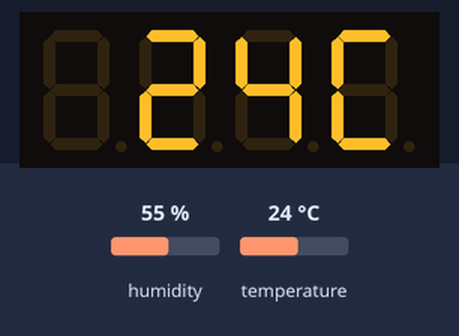
Bench run of a sketch on a simulated Arduino Uno, built with avr-gcc and run on an emulated ATmega328P. Parts: 4-digit seven-segment display. Wiring (inferred from the names in the program): 4-digit 7-segment display, segments lit when HIGH: segments pin 3, pin 7, pin 12, pin 10, pin 9, pin 4, pin 13, pin 11; digit selects pin 2, pin 5, pin 6, pin 8. The inputs (shaded band) are chosen by the test bench; at power-on: temperature 24 °C, humidity 55 %. The segment pins are drawn as the display they are named for.

Above: at 5.1 s.
5.2 s: temperature set to 12 °C
At 9.8 s:
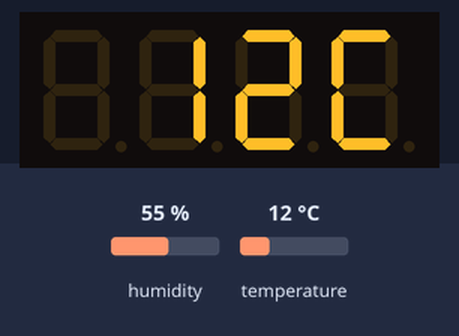
10.5 s: temperature set to 19 °C
At 14.3 s:
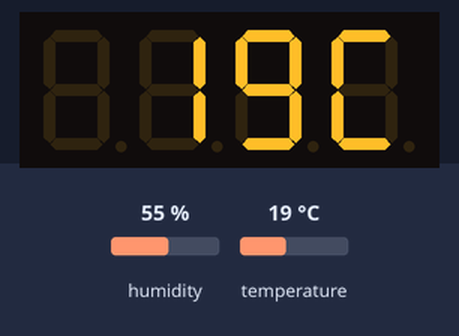
15.8 s: temperature set to 28 °C
At 17.6 s:
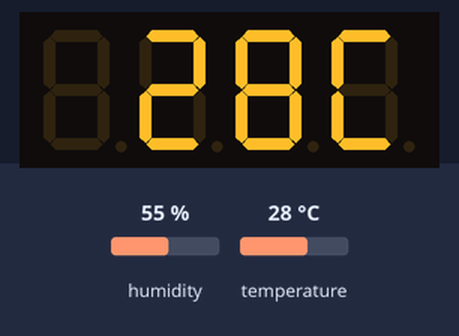
Timing chart, 0 to 19.1 s (numbered marks = the images above; inputs shaded):
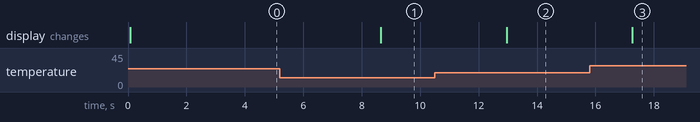

Measured:
- after the input at 5.2 s, the display: changes after 3.5 s (image 1)
- after the input at 10.5 s, the display: changes after 2.5 s (image 2)
- after the input at 15.8 s, the display: changes after 1.5 s (image 3)

The sketch:

arduino-hs420361k-32-dht11-thermometer.ino
```cpp
#include <dht.h>
#include <stdlib.h>

dht DHT;

// DHT use: https://www.circuitbasics.com/how-to-set-up-the-dht11-humidity-sensor-on-an-arduino/
// Pin for temperature sensor (analog 0 as digital)
#define DHT11_PIN A0

// 4 digits 7 segment display use: https://theokelo.co.ke/how-to-get-your-hs420361k-32-4-digit-7-segment-display-working-with-an-arduino/
// assigning arduino digital pins for the various led display pins
int pinA = 3;
int pinB = 7;
int pinC = 12;
int pinD = 10;
int pinE = 9;
int pinF = 4;
int pinG = 13;
int pinDP = 11; // the decimal point pin
int D1 = 2;
int D2 = 5;
int D3 = 6;
int D4 = 8;


void setup()
{
	// initialise the digital pins as outputs.
	pinMode(pinA, OUTPUT);
	pinMode(pinB, OUTPUT);
	pinMode(pinC, OUTPUT);
	pinMode(pinD, OUTPUT);
	pinMode(pinE, OUTPUT);
	pinMode(pinF, OUTPUT);
	pinMode(pinG, OUTPUT);
	pinMode(pinDP, OUTPUT);
	pinMode(D1, OUTPUT);
	pinMode(D2, OUTPUT);
	pinMode(D3, OUTPUT);
	pinMode(D4, OUTPUT);
}


int temp = 0;
int increment = 0;

void loop()
{

	if (increment % 1000 == 0) {
		int chk = DHT.read11(DHT11_PIN);
		if (chk == DHTLIB_OK) {
			temp = DHT.temperature;
		}

		increment = 0;
	}

	increment++;

	write_D1(); //function call to turn on D1 to write characters for the first digit
	if (temp < 0) { // Minus sign printing
		print_dash();
	}
	else {
		print_off();
	}
	delay(1);

	write_D2(); //function call to turn on D2 to write characters for the second digit
	print_digit(abs(temp) / 10 % 10); // Tens printing
	delay(1);

	write_D3(); //function call to turn on D3 to write characters for the third digit
	print_digit(abs(temp) % 10); // Units printing
	delay(1);

	write_D4(); //function call to turn on D4 to write characters for the fourth digit
	print_C(); // Celcuis "C" printing
	delay(1);
}

/* THE FUNCTIONS */


// Function printing given digit
void print_digit(int d) {
	switch (d) {
		case 0:
			print_0();
			break;
		case 1:
			print_1();
			break;
		case 2:
			print_2();
			break;
		case 3:
			print_3();
			break;
		case 4:
			print_4();
			break;
		case 5:
			print_5();
			break;
		case 6:
			print_6();
			break;
		case 7:
			print_7();
			break;
		case 8:
			print_8();
			break;
		case 9:
			print_9();
			break;
		default:
			print_off();

	}
}

// the functions for selecting the common pin to turn on
void write_D1()
{
	digitalWrite(D1, LOW);
	digitalWrite(D2, HIGH);
	digitalWrite(D3, HIGH);
	digitalWrite(D4, HIGH);
}

void write_D2()
{
	digitalWrite(D1, HIGH);
	digitalWrite(D2, LOW);
	digitalWrite(D3, HIGH);
	digitalWrite(D4, HIGH);
}

void write_D3()
{
	digitalWrite(D1, HIGH);
	digitalWrite(D2, HIGH);
	digitalWrite(D3, LOW);
	digitalWrite(D4, HIGH);
}

void write_D4()
{
	digitalWrite(D1, HIGH);
	digitalWrite(D2, HIGH);
	digitalWrite(D3, HIGH);
	digitalWrite(D4, LOW);
}

// the functions for writing characters to the display
void print_0() // writing 0
{
	digitalWrite(pinA, HIGH);
	digitalWrite(pinB, HIGH);
	digitalWrite(pinC, HIGH);
	digitalWrite(pinD, HIGH);
	digitalWrite(pinE, HIGH);
	digitalWrite(pinF, HIGH);
	digitalWrite(pinG, LOW);
	digitalWrite(pinDP, LOW); // the decimal point is always off by default
}

void print_1() // writing 1
{
	digitalWrite(pinA, LOW);
	digitalWrite(pinB, HIGH);
	digitalWrite(pinC, HIGH);
	digitalWrite(pinD, LOW);
	digitalWrite(pinE, LOW);
	digitalWrite(pinF, LOW);
	digitalWrite(pinG, LOW);
	digitalWrite(pinDP, LOW);
}

void print_2() // writing 2
{
	digitalWrite(pinA, HIGH);
	digitalWrite(pinB, HIGH);
	digitalWrite(pinC, LOW);
	digitalWrite(pinD, HIGH);
	digitalWrite(pinE, HIGH);
	digitalWrite(pinF, LOW);
	digitalWrite(pinG, HIGH);
	digitalWrite(pinDP, LOW);
}

void print_3() // writing 3
{
	digitalWrite(pinA, HIGH);
	digitalWrite(pinB, HIGH);
	digitalWrite(pinC, HIGH);
	digitalWrite(pinD, HIGH);
	digitalWrite(pinE, LOW);
	digitalWrite(pinF, LOW);
	digitalWrite(pinG, HIGH);
	digitalWrite(pinDP, LOW);
}

void print_4() // writing 4
{
	digitalWrite(pinA, LOW);
	digitalWrite(pinB, HIGH);
	digitalWrite(pinC, HIGH);
	digitalWrite(pinD, LOW);
	digitalWrite(pinE, LOW);
	digitalWrite(pinF, HIGH);
	digitalWrite(pinG, HIGH);
	digitalWrite(pinDP, LOW);
}

void print_5() // writing 5
{
	digitalWrite(pinA, HIGH);
	digitalWrite(pinB, LOW);
	digitalWrite(pinC, HIGH);
	digitalWrite(pinD, HIGH);
	digitalWrite(pinE, LOW);
	digitalWrite(pinF, HIGH);
	digitalWrite(pinG, HIGH);
	digitalWrite(pinDP, LOW);
}

void print_6() // writing 6
{
	digitalWrite(pinA, HIGH);
	digitalWrite(pinB, LOW);
	digitalWrite(pinC, HIGH);
	digitalWrite(pinD, HIGH);
	digitalWrite(pinE, HIGH);
	digitalWrite(pinF, HIGH);
	digitalWrite(pinG, HIGH);
	digitalWrite(pinDP, LOW);
}

void print_7() // writing 7
{
	digitalWrite(pinA, HIGH);
	digitalWrite(pinB, HIGH);
	digitalWrite(pinC, HIGH);
	digitalWrite(pinD, LOW);
	digitalWrite(pinE, LOW);
	digitalWrite(pinF, LOW);
	digitalWrite(pinG, LOW);
	digitalWrite(pinDP, LOW);
}

void print_8() // writing 8
{
	digitalWrite(pinA, HIGH);
	digitalWrite(pinB, HIGH);
	digitalWrite(pinC, HIGH);
	digitalWrite(pinD, HIGH);
	digitalWrite(pinE, HIGH);
	digitalWrite(pinF, HIGH);
	digitalWrite(pinG, HIGH);
	digitalWrite(pinDP, LOW);
}

void print_9() // writing 9
{
	digitalWrite(pinA, HIGH);
	digitalWrite(pinB, HIGH);
	digitalWrite(pinC, HIGH);
	digitalWrite(pinD, HIGH);
	digitalWrite(pinE, LOW);
	digitalWrite(pinF, HIGH);
	digitalWrite(pinG, HIGH);
	digitalWrite(pinDP, LOW);
}

void print_A() // writing A
{
	digitalWrite(pinA, HIGH);
	digitalWrite(pinB, HIGH);
	digitalWrite(pinC, HIGH);
	digitalWrite(pinD, LOW);
	digitalWrite(pinE, HIGH);
	digitalWrite(pinF, HIGH);
	digitalWrite(pinG, HIGH);
	digitalWrite(pinDP, LOW);
}

void print_b() // writing b
{
	digitalWrite(pinA, LOW);
	digitalWrite(pinB, LOW);
	digitalWrite(pinC, HIGH);
	digitalWrite(pinD, HIGH);
	digitalWrite(pinE, HIGH);
	digitalWrite(pinF, HIGH);
	digitalWrite(pinG, HIGH);
	digitalWrite(pinDP, LOW);
}

void print_C() // writing C
{
	digitalWrite(pinA, HIGH);
	digitalWrite(pinB, LOW);
	digitalWrite(pinC, LOW);
	digitalWrite(pinD, HIGH);
	digitalWrite(pinE, HIGH);
	digitalWrite(pinF, HIGH);
	digitalWrite(pinG, LOW);
	digitalWrite(pinDP, LOW);
}

void print_d() // writing d
{
	digitalWrite(pinA, LOW);
	digitalWrite(pinB, HIGH);
	digitalWrite(pinC, HIGH);
	digitalWrite(pinD, HIGH);
	digitalWrite(pinE, HIGH);
	digitalWrite(pinF, LOW);
	digitalWrite(pinG, HIGH);
	digitalWrite(pinDP, LOW);
}

void print_E() // writing E
{
	digitalWrite(pinA, HIGH);
	digitalWrite(pinB, LOW);
	digitalWrite(pinC, LOW);
	digitalWrite(pinD, HIGH);
	digitalWrite(pinE, HIGH);
	digitalWrite(pinF, HIGH);
	digitalWrite(pinG, HIGH);
	digitalWrite(pinDP, LOW);
}

void print_F() // writing F
{
	digitalWrite(pinA, HIGH);
	digitalWrite(pinB, LOW);
	digitalWrite(pinC, LOW);
	digitalWrite(pinD, LOW);
	digitalWrite(pinE, HIGH);
	digitalWrite(pinF, HIGH);
	digitalWrite(pinG, HIGH);
	digitalWrite(pinDP, LOW);
}

void print_H() // writing H
{
	digitalWrite(pinA, LOW);
	digitalWrite(pinB, HIGH);
	digitalWrite(pinC, HIGH);
	digitalWrite(pinD, LOW);
	digitalWrite(pinE, HIGH);
	digitalWrite(pinF, HIGH);
	digitalWrite(pinG, HIGH);
	digitalWrite(pinDP, LOW);
}

void print_h() // writing h
{
	digitalWrite(pinA, LOW);
	digitalWrite(pinB, LOW);
	digitalWrite(pinC, HIGH);
	digitalWrite(pinD, LOW);
	digitalWrite(pinE, HIGH);
	digitalWrite(pinF, HIGH);
	digitalWrite(pinG, HIGH);
	digitalWrite(pinDP, LOW);
}

void print_J() // writing J
{
	digitalWrite(pinA, LOW);
	digitalWrite(pinB, HIGH);
	digitalWrite(pinC, HIGH);
	digitalWrite(pinD, HIGH);
	digitalWrite(pinE, LOW);
	digitalWrite(pinF, LOW);
	digitalWrite(pinG, LOW);
	digitalWrite(pinDP, LOW);
}

void print_L() // writing L
{
	digitalWrite(pinA, LOW);
	digitalWrite(pinB, LOW);
	digitalWrite(pinC, LOW);
	digitalWrite(pinD, HIGH);
	digitalWrite(pinE, HIGH);
	digitalWrite(pinF, HIGH);
	digitalWrite(pinG, LOW);
	digitalWrite(pinDP, LOW);
}

void print_n() // writing n
{
	digitalWrite(pinA, HIGH);
	digitalWrite(pinB, HIGH);
	digitalWrite(pinC, HIGH);
	digitalWrite(pinD, LOW);
	digitalWrite(pinE, HIGH);
	digitalWrite(pinF, HIGH);
	digitalWrite(pinG, LOW);
	digitalWrite(pinDP, LOW);
}

void print_O() // writing O
{
	digitalWrite(pinA, HIGH);
	digitalWrite(pinB, HIGH);
	digitalWrite(pinC, HIGH);
	digitalWrite(pinD, HIGH);
	digitalWrite(pinE, HIGH);
	digitalWrite(pinF, HIGH);
	digitalWrite(pinG, LOW);
	digitalWrite(pinDP, LOW);
}

void print_o() // writing o
{
	digitalWrite(pinA, LOW);
	digitalWrite(pinB, LOW);
	digitalWrite(pinC, HIGH);
	digitalWrite(pinD, HIGH);
	digitalWrite(pinE, HIGH);
	digitalWrite(pinF, LOW);
	digitalWrite(pinG, HIGH);
	digitalWrite(pinDP, LOW);
}

void print_P() // writing P
{
	digitalWrite(pinA, HIGH);
	digitalWrite(pinB, HIGH);
	digitalWrite(pinC, LOW);
	digitalWrite(pinD, LOW);
	digitalWrite(pinE, HIGH);
	digitalWrite(pinF, HIGH);
	digitalWrite(pinG, HIGH);
	digitalWrite(pinDP, LOW);
}

void print_r() // writing r
{
	digitalWrite(pinA, LOW);
	digitalWrite(pinB, LOW);
	digitalWrite(pinC, LOW);
	digitalWrite(pinD, LOW);
	digitalWrite(pinE, HIGH);
	digitalWrite(pinF, LOW);
	digitalWrite(pinG, HIGH);
	digitalWrite(pinDP, LOW);
}

void print_t() // writing t
{
	digitalWrite(pinA, LOW);
	digitalWrite(pinB, LOW);
	digitalWrite(pinC, LOW);
	digitalWrite(pinD, HIGH);
	digitalWrite(pinE, HIGH);
	digitalWrite(pinF, HIGH);
	digitalWrite(pinG, HIGH);
	digitalWrite(pinDP, LOW);
}

void print_u() // writing u
{
	digitalWrite(pinA, LOW);
	digitalWrite(pinB, LOW);
	digitalWrite(pinC, HIGH);
	digitalWrite(pinD, HIGH);
	digitalWrite(pinE, HIGH);
	digitalWrite(pinF, LOW);
	digitalWrite(pinG, LOW);
	digitalWrite(pinDP, LOW);
}

void print_y() // writing y
{
	digitalWrite(pinA, LOW);
	digitalWrite(pinB, HIGH);
	digitalWrite(pinC, HIGH);
	digitalWrite(pinD, HIGH);
	digitalWrite(pinE, LOW);
	digitalWrite(pinF, HIGH);
	digitalWrite(pinG, HIGH);
	digitalWrite(pinDP, LOW);
}

void print_dash() // writing dash
{
	digitalWrite(pinA, LOW);
	digitalWrite(pinB, LOW);
	digitalWrite(pinC, LOW);
	digitalWrite(pinD, LOW);
	digitalWrite(pinE, LOW);
	digitalWrite(pinF, LOW);
	digitalWrite(pinG, HIGH);
	digitalWrite(pinDP, LOW);
}

void print_decimal() // writing the decimal point
{
	digitalWrite(pinDP, HIGH);
}

void print_OFF() // turning all 7 segments plus the decimal point off
{
	digitalWrite(pinA, LOW);
	digitalWrite(pinB, LOW);
	digitalWrite(pinC, LOW);
	digitalWrite(pinD, LOW);
	digitalWrite(pinE, LOW);
	digitalWrite(pinF, LOW);
	digitalWrite(pinG, LOW);
	digitalWrite(pinDP, LOW);
}

void print_off() // turning all 7 segments plus the decimal point off
{
	digitalWrite(pinA, LOW);
	digitalWrite(pinB, LOW);
	digitalWrite(pinC, LOW);
	digitalWrite(pinD, LOW);
	digitalWrite(pinE, LOW);
	digitalWrite(pinF, LOW);
	digitalWrite(pinG, LOW);
	digitalWrite(pinDP, LOW);
}
```
